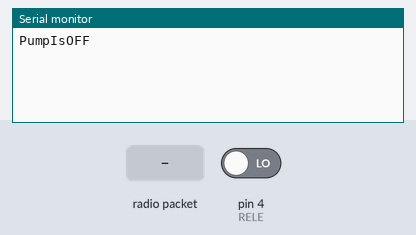
Recording of a sketch running on a simulated Arduino Uno, built with avr-gcc and run on an emulated ATmega328P. Parts: the last lines printed to the serial monitor. The test bench sets the inputs (shaded band); at power-on: pin 4 (RELE) LOW. No radio packets arrive unless stated.

Above: at 2.7 s.
2.8 s: radio packet "1" arrives
At 3.5 s:
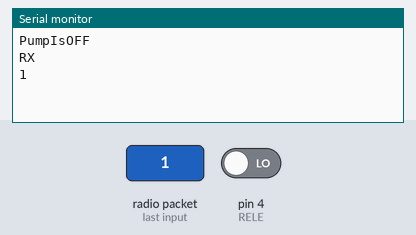
4.3 s: pin 4 (RELE) driven HIGH
At 6.5 s:
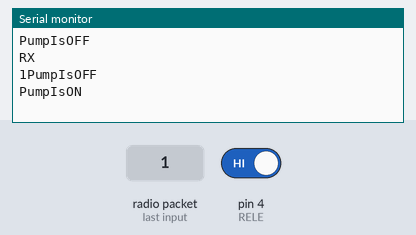

Measured:
- after the input at 2.8 s, the serial monitor: prints a new line at once (image 1)
- after the input at 4.3 s, the serial monitor: prints a new line after 1.6 s (image 2)

The sketch:

RX.ino
```cpp
#include <VirtualWire.h>

//simple Tx on pin D12
//Written By : Mohannad Rawashdeh
// 3:00pm , 13/6/2013
//http://www.genotronex.com/
//..................................

int statoPmp =0;
char *controller;
String msg1 = "SetPumpON";
String msg2 = "SetPumpOFF";
void setup()
{
    Serial.begin(9600);
    vw_set_ptt_inverted(true); // Required for DR3100
    vw_set_rx_pin(12);
    vw_set_tx_pin(8);
    vw_setup(500);  // Bits per sec
    pinMode(13, OUTPUT);  // RX
    pinMode(7, OUTPUT);  // TX
    //pinMode(4, OUTPUT);  // RELE
    digitalWrite(13,LOW);
    digitalWrite(7,LOW);
    digitalWrite(4,LOW);

    vw_rx_start();       // Start the receiver PLL running

    checkStatus();
}
    void loop()
{
//  if(vx_tx_active())
//    Serial.println(":)");

    uint8_t buf[VW_MAX_MESSAGE_LEN];
    uint8_t buflen = VW_MAX_MESSAGE_LEN;
//---
//sendSgn_0();
//--
    if (vw_get_message(buf, &buflen)) // Non-blocking
    {
      Serial.println("RX");
      String rx = String("");
      for (int i = 0; i < buflen; i++)  //rutina para impresion del mensaje recibido
            rx +=String((char)buf[i]);

      Serial.print(rx);
      int var=1;
      if (msg1.equals(rx)) {
         vw_rx_stop();
         digitalWrite(7,1);
         Serial.println("-Done");
           //sendSgn_1();
      }
      if (msg2.equals(rx)){
        vw_rx_stop();
        digitalWrite(7,0);
        Serial.println("-Done");
           //sendSgn_0();
      }
       int i = 0;
       while (i<5)
       {
         checkStatus();
         i++;
       }
      //delay(5000);
      vw_rx_start();
    }
}
void checkStatus()
{

  int state = digitalRead(4);
  if (state == HIGH)
    sendSgn_1();
  if (state == LOW)
    sendSgn_0();

}

void sendSgn_0()
{
  controller="PumpIsOFF"  ;
	vw_send((uint8_t *)controller, strlen(controller));
	vw_wait_tx(); // Wait until the whole message is gone
	digitalWrite(13,1);
        delay(500);
        digitalWrite(13,0);
        delay(500);
        digitalWrite(13,1);
        delay(500);
        digitalWrite(13,0);
   //-----View Signal in Serial Monitor
   Serial.println("PumpIsOFF");
}
void sendSgn_1()
{
  controller="PumpIsON"  ;
	vw_send((uint8_t *)controller, strlen(controller));
	vw_wait_tx(); // Wait until the whole message is gone
	digitalWrite(13,1);
        delay(500);
        digitalWrite(13,0);
        delay(500);
        digitalWrite(13,1);
        delay(500);
        digitalWrite(13,0);
   //-----View Signal in Serial Monitor
   Serial.println("PumpIsON");
}
```
